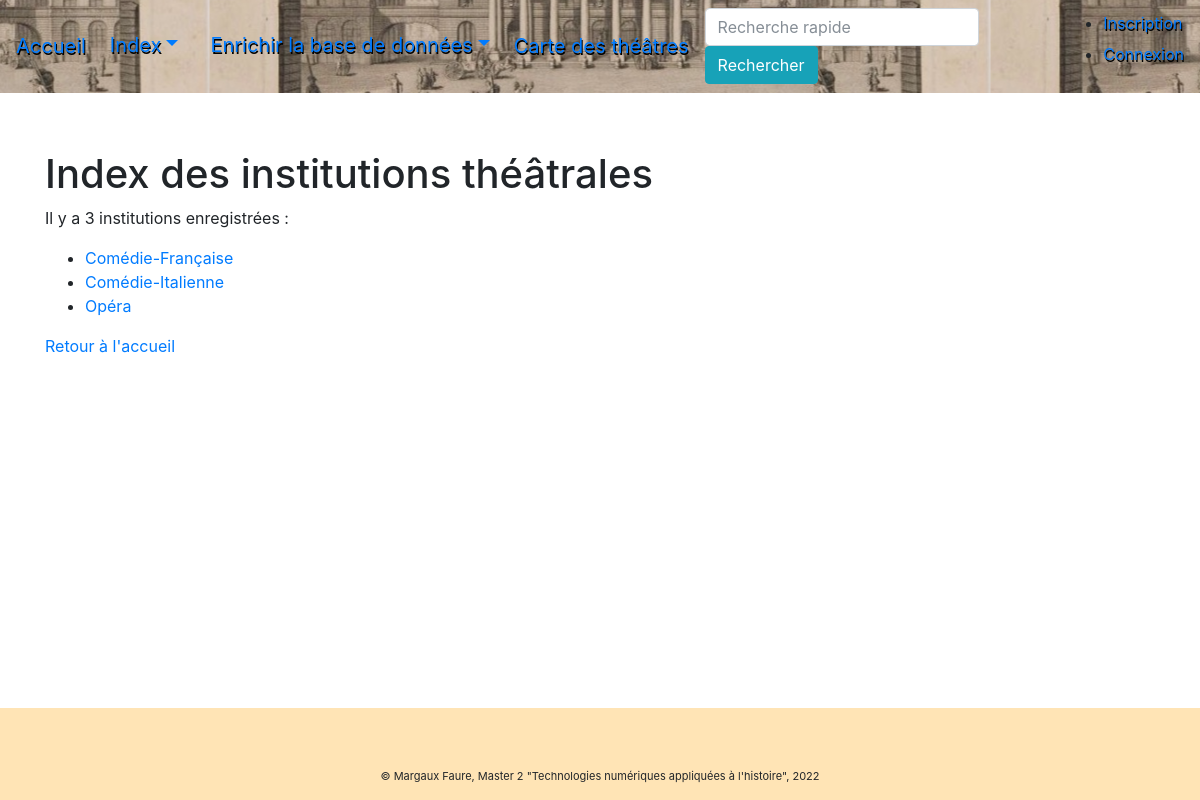
The page /theatres on the database its author committed.
### pv_theatres/modeles/donnees.py (models this page shows)
class Theatre(db.Model):
    id = db.Column(db.Integer, nullable=False, autoincrement=True, primary_key=True)
    institution = db.Column(db.Text, nullable=False)
    salles_theatre = db.relationship("SalleTheatre", back_populates="theatres")
    proces_verbaux = db.relationship("ProcesVerbal", back_populates="salles_theatre")

### pv_theatres/routes/generic.py (the view)
@app.route("/theatres")
def theatre_liste():
    theatres = Theatre.query.all()
    return render_template("pages/theatres.html", nom="Théâtres", theatres=theatres)

### pv_theatres/templates/pages/theatres.html (shortened to what this page needs)
{% extends "conteneur.html" %}
{% block corps %}
    {% if theatres %}
    <h1> Index des institutions théâtrales</h1>
    <p>Il y a {{theatres|length}} institutions enregistrées :</p>
        <ul>
            {% for theatre in theatres %}
                <li><a href="{{url_for('theatre', id=theatre.id)}}">{{theatre.institution}}</a></li>
            {% endfor %}
        </ul>
    <p><a href="{{url_for('accueil')}}">Retour à l'accueil</a></p>
    {% else %}
        <p>La base de données est en cours de constitution</p>
    {% endif %}
{% endblock %}

### rows shown on the page
Theatre: institution "Comédie-Française"
Theatre: institution "Comédie-Italienne"
Theatre: institution "Opéra"

### other values the page prints
{{ theatres|length }} "3"
